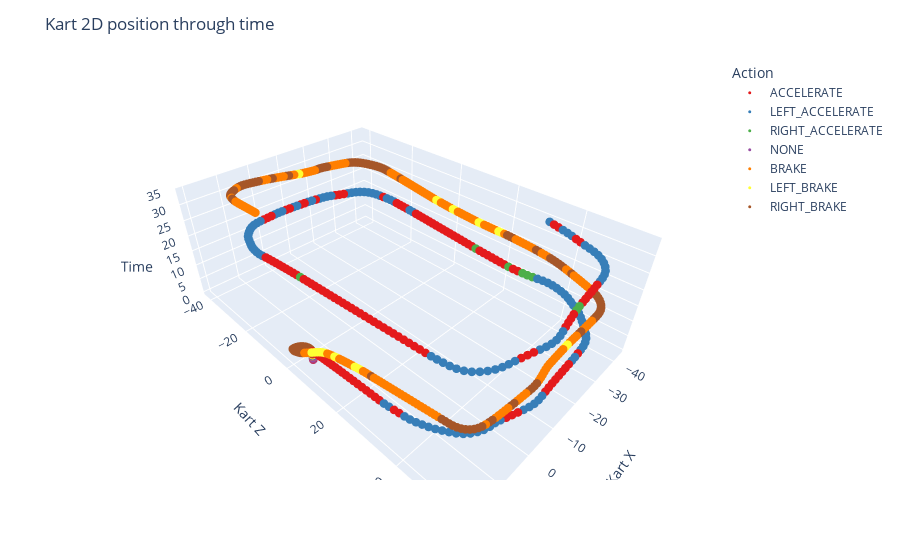

The notebook cell saved with this chart:
### Code cell
from ann import cost, cost_regL2, backprop, backprop2, predict, feedForward
from Utils import ExportONNX_JSON_TO_Custom, ExportAllformatsMLPSKlearn

import pandas as pd
import numpy as np
import matplotlib.pyplot as plt
import plotly.express as px

#Colormaps https://matplotlib.org/stable/users/explain/colors/colormaps.html#references

#Nota: para calcular la precision del modelo vamos a redondear la salida, pues nos
#interesa saber que el modelo gira a la derecha, no que esta 95% seguro de girar a la derecha

#Ejercicio 2
kartData = pd.DataFrame()

trainFiles = 2
for i in range(trainFiles):
    newKartData = pd.read_csv(f'AAKart/ML/Kart{i:02d}.csv')
    
    kartData = pd.concat([kartData, newKartData], axis=0, ignore_index=True)

display(kartData)

#Tabla posicion 2D a traves del tiempo
positionThroughTime = px.scatter_3d(kartData, x='kartx', y='kartz', z='time', color='action', 
                                    color_discrete_sequence=px.colors.qualitative.Set1)
positionThroughTime.update_traces(marker_size = 3)

positionThroughTime.update_layout(scene=dict(xaxis_title='Kart X', yaxis_title='Kart Z', zaxis_title='Time'))
positionThroughTime.update_layout(legend_title='Action')
positionThroughTime.update_layout(title='Kart 2D position through time')

positionThroughTime.show()

#Distancia de los rayos a traves del tiempo
plt.figure(figsize=(7, 7))
plt.scatter(kartData['time'], kartData['ray1'], c='r', marker='.', label="Ray 1")
plt.scatter(kartData['time'], kartData['ray2'], c='y', marker='.', label="Ray 2")
plt.scatter(kartData['time'], kartData['ray3'], c='g', marker='.', label="Ray 3")
plt.scatter(kartData['time'], kartData['ray4'], c='c', marker='.', label="Ray 4")
plt.scatter(kartData['time'], kartData['ray5'], c='b', marker='.', label="Ray 5")
plt.xlabel('Time')
plt.ylabel('Ray distance')
plt.legend()
plt.title('Rays distance trough time')
plt.show()

### Figure 1 — Plotly figure (JSON) as saved in the notebook; plotly's stock layout.template omitted (floating-point values rounded to 4 significant figures; data arrays with more than 128 entries replaced by an {"elided": "..."} marker saying what was removed)
{"data": [{"hovertemplate": "action=ACCELERATE<br>kartx=%{x}<br>kartz=%{y}<br>time=%{z}<extra></extra>", "legendgroup": "ACCELERATE", "marker": {"color": "rgb(228,26,28)", "size": 3, "symbol": "circle"}, "mode": "markers", "name": "ACCELERATE", "scene": "scene", "showlegend": true, "type": "scatter3d", "x": {"elided": "165 float values"}, "y": {"elided": "165 float values"}, "z": {"elided": "165 float values"}}, {"hovertemplate": "action=LEFT_ACCELERATE<br>kartx=%{x}<br>kartz=%{y}<br>time=%{z}<extra></extra>", "legendgroup": "LEFT_ACCELERATE", "marker": {"color": "rgb(55,126,184)", "size": 3, "symbol": "circle"}, "mode": "markers", "name": "LEFT_ACCELERATE", "scene": "scene", "showlegend": true, "type": "scatter3d", "x": [15.97, 15.86, 15.47, 15.29, 14.95, 14.52, 14.06, 13.5, 12.85, 12.17, 11.42, 10.54, 9.476, 8.215, 6.926, 5.479, 4.029, 2.676, -2.822, -4.259, -5.711, -7.185, -8.651, -22.06, -23.55, -26.5, -28.01, -29.46, -30.85, -32.1, -33.26, -34.36, -35.48, -36.56, -37.55, -38.43, -39.2, -39.97, -40.72, -41.36, -41.8, -42.09, -42.27, -42.24, -41.97, -41.57, -40.64, -40.65, -40.58, -40.48, -40.25, -39.69, -39.36, -38.87, -38.16, -37.23, -36.07, -34.8, -33.42, -32.0, -26.34, -24.91, -23.44, -21.95, -18.99, -17.51, -13.01, -11.52, -7.071, -5.617, -4.136, 1.734, 3.144, 4.533, 5.765, 6.875, 7.863, 8.806, 9.639, 10.32, 10.85, 11.39, 11.92, 12.35, 12.64, 12.87, 12.97, 12.92, 12.02, 11.93, 11.83, 11.68, 11.39, 10.87, 10.11, 9.116, 7.996, 6.769, 5.422, 4.033, 2.587, -3.061, -4.498, -5.92, -7.394, -8.911, -10.37, -29.59, -31.05, -32.53, -33.91, -35.2, -36.35, -37.35, -38.14, -38.7, -39.11, -39.46, -40.68, -41.06, -41.34, -42.16, 15.99, 15.99], "y": [29.91, 31.41, 35.87, 37.33, 38.8, 40.2, 41.62, 43.02, 44.35, 45.67, 46.97, 48.14, 49.16, 50.02, 50.67, 51.11, 51.34, 51.79, 53.85, 54.33, 54.65, 54.77, 54.72, 54.22, 54.16, 53.99, 53.85, 53.54, 53.02, 52.26, 51.33, 50.32, 49.31, 48.31, 47.22, 45.98, 44.72, 43.46, 42.18, 40.82, 39.41, 37.95, 36.47, 35.0, 33.52, 32.05, -15.41, -16.87, -24.31, -25.82, -27.28, -30.2, -31.66, -33.06, -34.37, -35.5, -36.47, -37.17, -37.71, -38.14, -40.04, -40.45, -40.69, -40.8, -41.01, -41.04, -40.91, -40.85, -40.53, -40.41, -40.17, -39.03, -38.65, -38.08, -37.3, -36.3, -35.2, -34.04, -32.81, -31.44, -30.09, -28.67, -27.29, -25.89, -24.44, -22.96, -21.44, -19.99, 39.6, 41.06, 42.53, 44.07, 45.49, 46.88, 48.15, 49.27, 50.23, 51.06, 51.7, 52.16, 52.58, 54.43, 54.91, 55.26, 55.42, 55.33, 55.1, 52.91, 52.76, 52.47, 51.98, 51.24, 50.29, 49.19, 47.93, 46.56, 45.15, 43.69, 39.39, 37.95, 36.47, 32.08, 3.105, 3.105], "z": [5.501, 5.602, 5.902, 6.002, 6.103, 6.201, 6.301, 6.403, 6.502, 6.602, 6.703, 6.802, 6.901, 7.004, 7.101, 7.203, 7.302, 7.401, 7.801, 7.903, 8.003, 8.102, 8.201, 9.102, 9.202, 9.4, 9.503, 9.602, 9.702, 9.801, 9.901, 10.0, 10.1, 10.2, 10.3, 10.4, 10.5, 10.6, 10.7, 10.8, 10.9, 11.0, 11.1, 11.2, 11.3, 11.4, 14.6, 14.7, 15.2, 15.3, 15.4, 15.6, 15.7, 15.8, 15.9, 16.0, 16.1, 16.2, 16.3, 16.4, 16.8, 16.9, 17.0, 17.1, 17.3, 17.4, 17.7, 17.8, 18.1, 18.2, 18.3, 18.7, 18.8, 18.9, 19.0, 19.1, 19.2, 19.3, 19.4, 19.5, 19.6, 19.7, 19.8, 19.9, 20.0, 20.1, 20.2, 20.3, 24.3, 24.4, 24.5, 24.6, 24.7, 24.8, 24.9, 25.0, 25.1, 25.2, 25.3, 25.4, 25.5, 25.9, 26.0, 26.1, 26.2, 26.3, 26.4, 27.7, 27.8, 27.9, 28.0, 28.1, 28.2, 28.3, 28.4, 28.5, 28.6, 28.7, 29.0, 29.1, 29.2, 29.5, 1.501, 1.601]}, {"hovertemplate": "action=RIGHT_ACCELERATE<br>kartx=%{x}<br>kartz=%{y}<br>time=%{z}<extra></extra>", "legendgroup": "RIGHT_ACCELERATE", "marker": {"color": "rgb(77,175,74)", "size": 3, "symbol": "circle"}, "mode": "markers", "name": "RIGHT_ACCELERATE", "scene": "scene", "showlegend": true, "type": "scatter3d", "x": [-41.16, -40.79, -40.54, -39.98, -39.97, 12.33, -17.71, -19.21], "y": [30.67, 29.22, 27.76, 23.34, 11.43, -3.587, 53.89, 53.72], "z": [11.5, 11.6, 11.7, 12.0, 12.8, 21.4, 26.9, 27.0]}, {"hovertemplate": "action=NONE<br>kartx=%{x}<br>kartz=%{y}<br>time=%{z}<extra></extra>", "legendgroup": "NONE", "marker": {"color": "rgb(152,78,163)", "size": 3, "symbol": "circle"}, "mode": "markers", "name": "NONE", "scene": "scene", "showlegend": true, "type": "scatter3d", "x": [15.99, 15.99, 15.99, 15.99, 15.99, 15.99, 15.99, 15.99, 15.99, 15.99, 15.99, 15.99, 15.99, 15.99], "y": [3.105, 3.105, 3.105, 3.105, 3.105, 3.105, 3.105, 3.105, 3.105, 3.105, 3.105, 3.105, 3.105, 3.105], "z": [0.1023, 0.2002, 0.3021, 0.4001, 0.5007, 0.6012, 0.7003, 0.8022, 0.9004, 1.002, 1.101, 1.302, 1.4, 1.703]}, {"hovertemplate": "action=BRAKE<br>kartx=%{x}<br>kartz=%{y}<br>time=%{z}<extra></extra>", "legendgroup": "BRAKE", "marker": {"color": "rgb(255,127,0)", "size": 3, "symbol": "circle"}, "mode": "markers", "name": "BRAKE", "scene": "scene", "showlegend": true, "type": "scatter3d", "x": {"elided": "169 float values"}, "y": {"elided": "169 float values"}, "z": {"elided": "169 float values"}}, {"hovertemplate": "action=LEFT_BRAKE<br>kartx=%{x}<br>kartz=%{y}<br>time=%{z}<extra></extra>", "legendgroup": "LEFT_BRAKE", "marker": {"color": "rgb(255,255,51)", "size": 3, "symbol": "circle"}, "mode": "markers", "name": "LEFT_BRAKE", "scene": "scene", "showlegend": true, "type": "scatter3d", "x": [15.99, 15.99, 15.99, 17.83, 17.38, 16.94, 16.52, 16.16, 15.89, 15.27, 15.14, 14.46, 14.36, 14.28, -19.25, -20.17, -42.0, -41.85, -41.07, -40.95, -40.37, -40.32, -40.21, -40.21, -14.03, -13.19], "y": [3.105, 3.105, 3.105, 5.866, 6.381, 6.899, 7.472, 8.09, 8.752, 11.76, 12.55, 18.45, 19.35, 20.21, 52.96, 52.97, 18.23, 17.33, 11.76, 10.83, 2.411, 1.462, -4.175, -5.101, -39.07, -39.16], "z": [1.801, 1.901, 2.001, 5.901, 6.002, 6.1, 6.202, 6.302, 6.4, 6.801, 6.901, 7.6, 7.703, 7.801, 14.6, 14.7, 20.4, 20.5, 21.1, 21.2, 22.1, 22.2, 22.8, 22.9, 29.1, 29.2]}, {"hovertemplate": "action=RIGHT_BRAKE<br>kartx=%{x}<br>kartz=%{y}<br>time=%{z}<extra></extra>", "legendgroup": "RIGHT_BRAKE", "marker": {"color": "rgb(166,86,40)", "size": 3, "symbol": "circle"}, "mode": "markers", "name": "RIGHT_BRAKE", "scene": "scene", "showlegend": true, "type": "scatter3d", "x": {"elided": "129 float values"}, "y": {"elided": "129 float values"}, "z": {"elided": "129 float values"}}], "layout": {"legend": {"title": {"text": "Action"}, "tracegroupgap": 0}, "margin": {"t": 60}, "scene": {"domain": {"x": [0, 1], "y": [0, 1]}, "xaxis": {"title": {"text": "Kart X"}}, "yaxis": {"title": {"text": "Kart Z"}}, "zaxis": {"title": {"text": "Time"}}}, "title": {"text": "Kart 2D position through time"}}}
